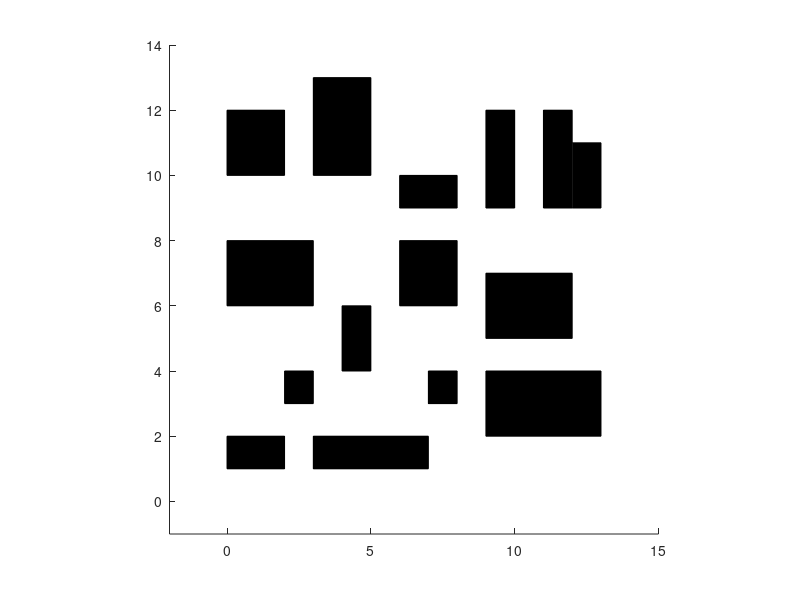

Source code (MATLAB):
function r=maprec1() 
% Map function named maprec1 
axis([-2 15 -1 14]); axis square; hold on; 
r(1)=rectangle('Position',[0 1 2 1],'FaceColor','k'); 
r(2)=rectangle('Position',[3 1 4 1],'FaceColor','k');  
r(3)=rectangle('Position',[9 2 4 2],'FaceColor','k');  
r(4)=rectangle('Position',[2 3 1 1],'FaceColor','k');  
r(5)=rectangle('Position',[4 4 1 2],'FaceColor','k');  
r(6)=rectangle('Position',[7 3 1 1],'FaceColor','k');  
r(7)=rectangle('Position',[0 6 3 2],'FaceColor','k');  
r(8)=rectangle('Position',[6 6 2 2],'FaceColor','k');  
r(9)=rectangle('Position',[9 5 3 2],'FaceColor','k');  
r(10)=rectangle('Position',[0 10 2 2],'FaceColor','k');  
r(11)=rectangle('Position',[3 10 2 3],'FaceColor','k');  
r(12)=rectangle('Position',[6 9 2 1],'FaceColor','k');  
r(13)=rectangle('Position',[9 9 1 3],'FaceColor','k');  
r(14)=rectangle('Position',[11 9 1 3],'FaceColor','k');  
r(15)=rectangle('Position',[12 9 1 2],'FaceColor','k');  
end 
